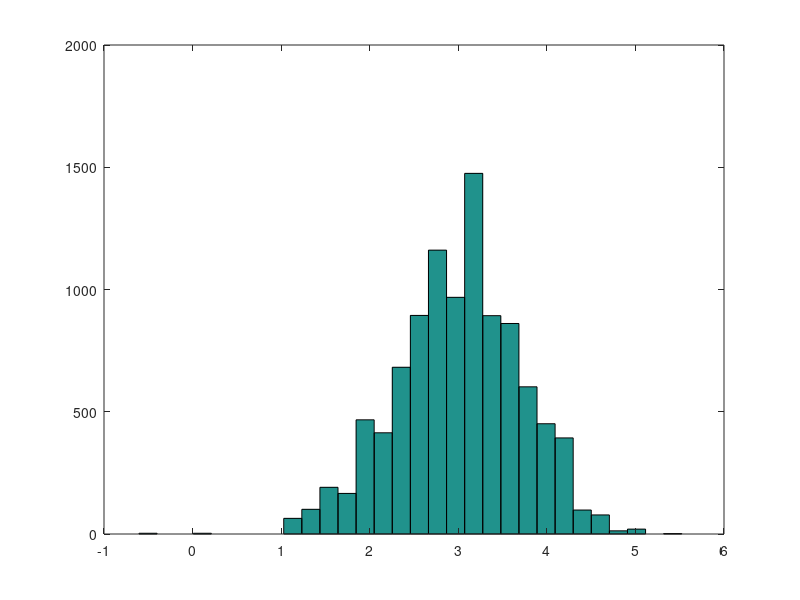

Write MATLAB code to recreate this figure.

H=9.218;
sampleSize=10000;
i=1;
dim=9;

mu=[1, 2, 3, 1, 2, 3, 1, 2, 3];
sigma=[.5, .5, .5, .25, .25, .25, .75, .75, .75];

samples=zeros(sampleSize, dim);

samples(1, :)=randn(1, dim);

%target
tpdf=@(x) mvnpdf(x, mu, sigma);

%function
f=@(x) mvnpdf(x, mu, sigma);
val=0;

while i<sampleSize
   i=i+1;
   
   sample=mvnrnd(samples(i-1, :), eye(dim));
   a=min([1, tpdf(sample)/tpdf(samples(i-1, :))]);
   
   r=rand();
   if r<a
       samples(i, :)=sample;
   else
       samples(i, :)=samples(i-1, :);
   end
   funcval=f(samples(i, :)).*log(f(samples(i, :)))
   val=val+funcval;
end
val
val/sampleSize


figure;
hist(samples(:, 3), 30);

%{
%plot
figure;
hold on;
plot(1:sampleSize);
plot([0 sampleSize], [H H])
hold off;
%title(strcat('MI: (', num2str(MI), ') vs Sample Size: (', num2str(sampleSize), ')'));
%ylabel('MI');
xlabel('Sample Size');
legend({strcat('AV: ', num2str(H))}, 'FontSize', 12, 'TextColor', 'blue')
%}

%Metropolis-Hastings Algo
function [val]=metHas(sample, prev, mu, sigma)
    %target distribution
    tpdf=@(x) normpdf(x, mu, sigma);
    %proposal distribution
    ppdf=@(x, y) normpdf(x, y);
    %draw random number
    r=rand();
    %corrective ratio
    c=ppdf(prev, sample)/ppdf(sample, prev);
    %determine acceptance
    alpha=min([1, tpdf(sample)/tpdf(prev)*c]);
    
    if (r<=alpha)
        %accept proposal
        val=sample;
    else
        %decline proposal
        val=prev;
    end
end